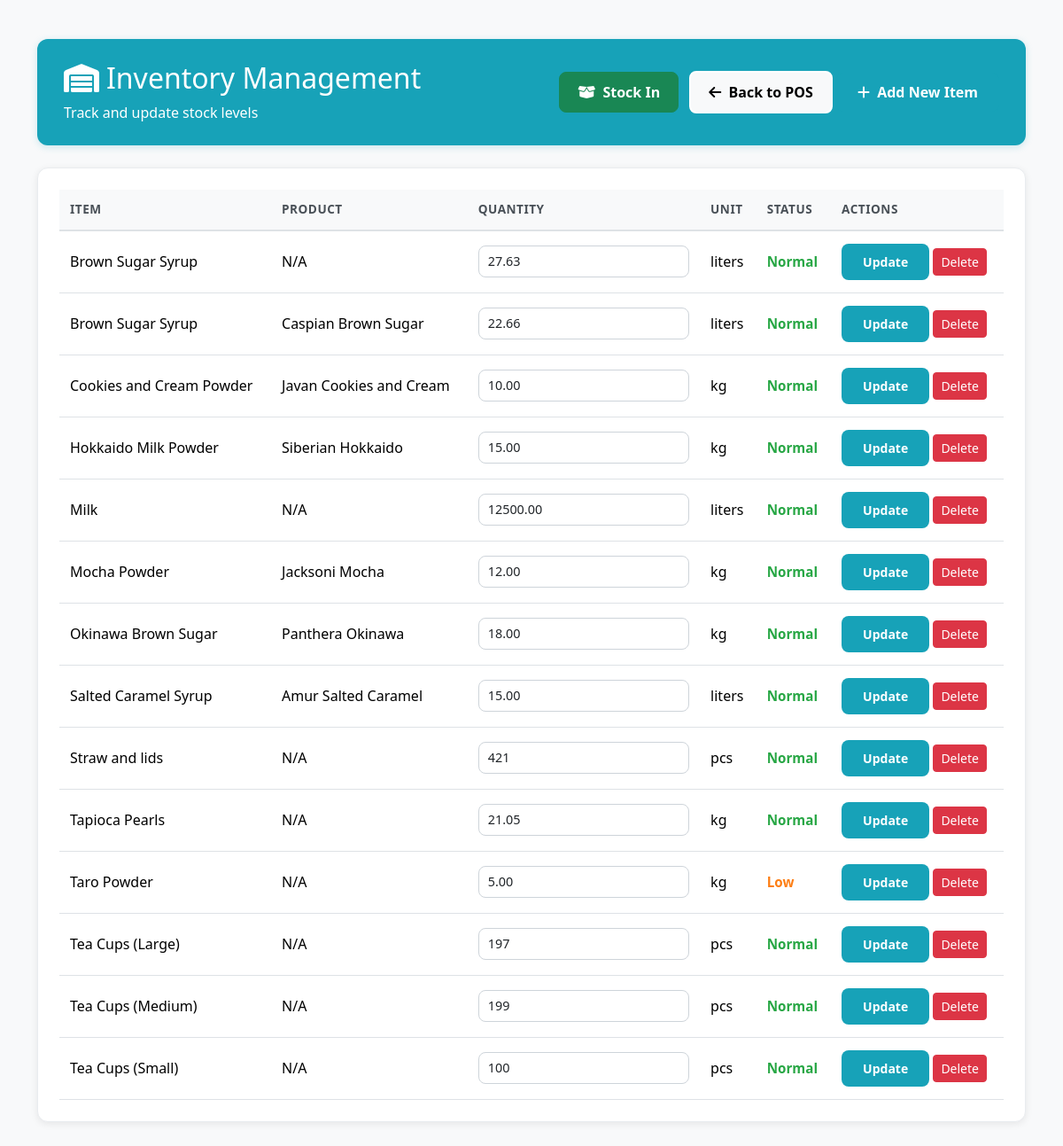
The app's page /inventory.php (signed in) with its own data.
### tables this page shows
CREATE TABLE `inventory_items` (
  `id` int(11) NOT NULL,
  `item_name` varchar(255) NOT NULL,
  `quantity` decimal(10,2) NOT NULL DEFAULT 0.00,
  `unit` varchar(50) DEFAULT 'pcs',
  `product_id` int(11) DEFAULT NULL,
  `created_at` timestamp NOT NULL DEFAULT current_timestamp(),
  `updated_at` timestamp NOT NULL DEFAULT current_timestamp() ON UPDATE current_timestamp()
);

CREATE TABLE `products` (
  `id` int(11) NOT NULL,
  `sku` varchar(50) NOT NULL,
  `name` varchar(255) NOT NULL,
  `price` decimal(10,2) NOT NULL,
  `created_at` timestamp NOT NULL DEFAULT current_timestamp()
);

### inventory.php (the view, shortened to what this page needs)
<?php
require_once 'db.php';
$columnCheck = $pdo->query("SHOW COLUMNS FROM inventory_items LIKE 'product_id'")->fetch();
if ($columnCheck) {
    $items = $pdo->query('SELECT ii.*, p.name as product_name
                          FROM inventory_items ii
                          LEFT JOIN products p ON ii.product_id = p.id
                          ORDER BY ii.item_name')->fetchAll(PDO::FETCH_ASSOC);
} else {
    $items = $pdo->query('SELECT ii.*, NULL as product_name
                          FROM inventory_items ii
                          ORDER BY ii.item_name')->fetchAll(PDO::FETCH_ASSOC);
}
?>
<!doctype html><html><head><meta charset="utf-8"><title>Inventory - BrewPOS</title>
<link href="https://cdn.jsdelivr.net/npm/bootstrap@5.3.2/dist/css/bootstrap.min.css" rel="stylesheet">
<link rel="stylesheet" href="https://cdnjs.cloudflare.com/ajax/libs/font-awesome/6.4.0/css/all.min.css">
</head><body>
<div class="container my-4">
  <div class="header-container">
    <div class="d-flex justify-content-between align-items-center">
      <div>
        <h2 class="mb-0"><i class="fas fa-warehouse me-2"></i>Inventory Management</h2>
        <p class="mb-0 mt-2">Track and update stock levels</p>
      </div>
      <div>
        <a href="stock_in.php" class="btn btn-success me-2"><i class="fas fa-box-open me-1"></i> Stock In</a>
        <a href="index.php" class="btn btn-light"><i class="fas fa-arrow-left me-1"></i> Back to POS</a>
        <button class="btn btn-primary" data-bs-toggle="modal" data-bs-target="#addItemModal"><i class="fas fa-plus me-1"></i> Add New Item</button>
      </div>
    </div>
  </div>
  <div class="card">
    <div class="card-body">
    <table class="table table-hover">
      <thead>
        <tr>
          <th>Item</th>
          <?php if ($columnCheck): ?>
            <th>Product</th>
          <?php endif; ?>
          <th>Quantity</th>
          <th>Unit</th>
          <th>Status</th>
          <th>Actions</th>
        </tr>
      </thead>
      <tbody>
      <?php foreach($items as $it):
        $status = 'Normal';
        $statusClass = 'status-normal';
        if ($it['quantity'] <= 0) {
            $status = 'Out of Stock';
            $statusClass = 'status-critical';
        } elseif ($it['quantity'] < 5) {
            $status = 'Critical';
            $statusClass = 'status-critical';
        } elseif ($it['quantity'] < 10) {
            $status = 'Low';
            $statusClass = 'status-low';
        }
      ?>
        <tr>
          <form method="post">
          <td><?php echo htmlspecialchars($it['item_name']); ?></td>
          <?php if ($columnCheck): ?>
            <td><?php echo htmlspecialchars($it['product_name'] ?? 'N/A'); ?></td>
          <?php endif; ?>
          <td>
            <input name="quantity" type="number" step="<?php echo ($it['unit'] === 'pcs' || $it['unit'] === 'pieces') ? '1' : '0.01'; ?>" min="0" class="form-control form-control-sm" value="<?php echo ($it['unit'] === 'pcs' || $it['unit'] === 'pieces') ? (int)$it['quantity'] : $it['quantity']; ?>" required/>
          </td>
          <td><?php echo htmlspecialchars($it['unit']); ?></td>
          <td>
            <span class="<?php echo $statusClass; ?>">
              <?php echo $status; ?>
            </span>
          </td>
          <td>
            <button class="btn btn-sm btn-primary">Update</button>
            <button type="button" class="btn btn-sm btn-danger" onclick="confirmDelete(<?php echo $it['id']; ?>, '<?php echo htmlspecialchars($it['item_name']); ?>')">Delete</button>
          </td>
          </form>
        </tr>
      <?php endforeach; ?>
      </tbody>
    </table>
    </div>
  </div>
</div>
</body></html>

### inventory.php (style rules this page uses)
body { background-color: #f8f9fa; font-family: 'Segoe UI', Tahoma, Geneva, Verdana, sans-serif; padding: 20px; }
.header-container { background: #17a2b8; color: white; border-radius: 12px; padding: 25px 30px; margin-bottom: 25px; box-shadow: 0 2px 8px rgba(23,162,184,0.2); border: none; }
.card { border-radius: 12px; box-shadow: 0 2px 8px rgba(0,0,0,0.08); border: 1px solid #e9ecef; margin-bottom: 20px; background: #ffffff; }
.card-body { padding: 24px; }
.table { margin-bottom: 0; }
.table th { background-color: #f8f9fa; border-top: none; border-bottom: 2px solid #dee2e6; font-weight: 600; color: #495057; padding: 12px; text-transform: uppercase; font-size: 0.85rem; letter-spacing: 0.5px; }
.table td { padding: 14px 12px; vertical-align: middle; }
.btn-primary { background: #17a2b8; border: none; border-radius: 8px; padding: 10px 24px; font-weight: 600; transition: all 0.2s ease; }
.btn-success { border-radius: 8px; padding: 10px 20px; font-weight: 600; transition: all 0.2s ease; }
.btn-light { border-radius: 8px; padding: 10px 20px; font-weight: 600; border: 2px solid #ffffff; }
.form-control, .form-select { border-radius: 8px; border: 1px solid #ced4da; padding: 10px 14px; }
.form-control-sm { padding: 6px 10px; font-size: 0.9rem; }
.status-low { color: #fd7e14; font-weight: 700; font-size: 0.95rem; }
.status-normal { color: #28a745; font-weight: 700; font-size: 0.95rem; }

### records on screen
inventory_items: item_name "Brown Sugar Syrup", product_name "N/A", quantity "27.63", unit "liters", status "Normal"
inventory_items: item_name "Brown Sugar Syrup", product.name "Caspian Brown Sugar", quantity "22.66", unit "liters", status "Normal"
inventory_items: item_name "Cookies and Cream Powder", product.name "Javan Cookies and Cream", quantity "10.00", unit "kg", status "Normal"
inventory_items: item_name "Hokkaido Milk Powder", product.name "Siberian Hokkaido", quantity "15.00", unit "kg", status "Normal"
inventory_items: item_name "Milk", product_name "N/A", quantity "12500.00", unit "liters", status "Normal"
inventory_items: item_name "Mocha Powder", product.name "Jacksoni Mocha", quantity "12.00", unit "kg", status "Normal"
inventory_items: item_name "Okinawa Brown Sugar", product.name "Panthera Okinawa", quantity "18.00", unit "kg", status "Normal"
inventory_items: item_name "Salted Caramel Syrup", product.name "Amur Salted Caramel", quantity "15.00", unit "liters", status "Normal"
inventory_items: item_name "Straw and lids", product_name "N/A", quantity "421", unit "pcs", status "Normal"
inventory_items: item_name "Tapioca Pearls", product_name "N/A", quantity "21.05", unit "kg", status "Normal"
inventory_items: item_name "Taro Powder", product_name "N/A", quantity "5.00", unit "kg", quantity "Low"
inventory_items: item_name "Tea Cups (Large)", product_name "N/A", quantity "197", unit "pcs", status "Normal"
inventory_items: item_name "Tea Cups (Medium)", product_name "N/A", quantity "199", unit "pcs", status "Normal"
inventory_items: item_name "Tea Cups (Small)", product_name "N/A", quantity "100", unit "pcs", status "Normal"
